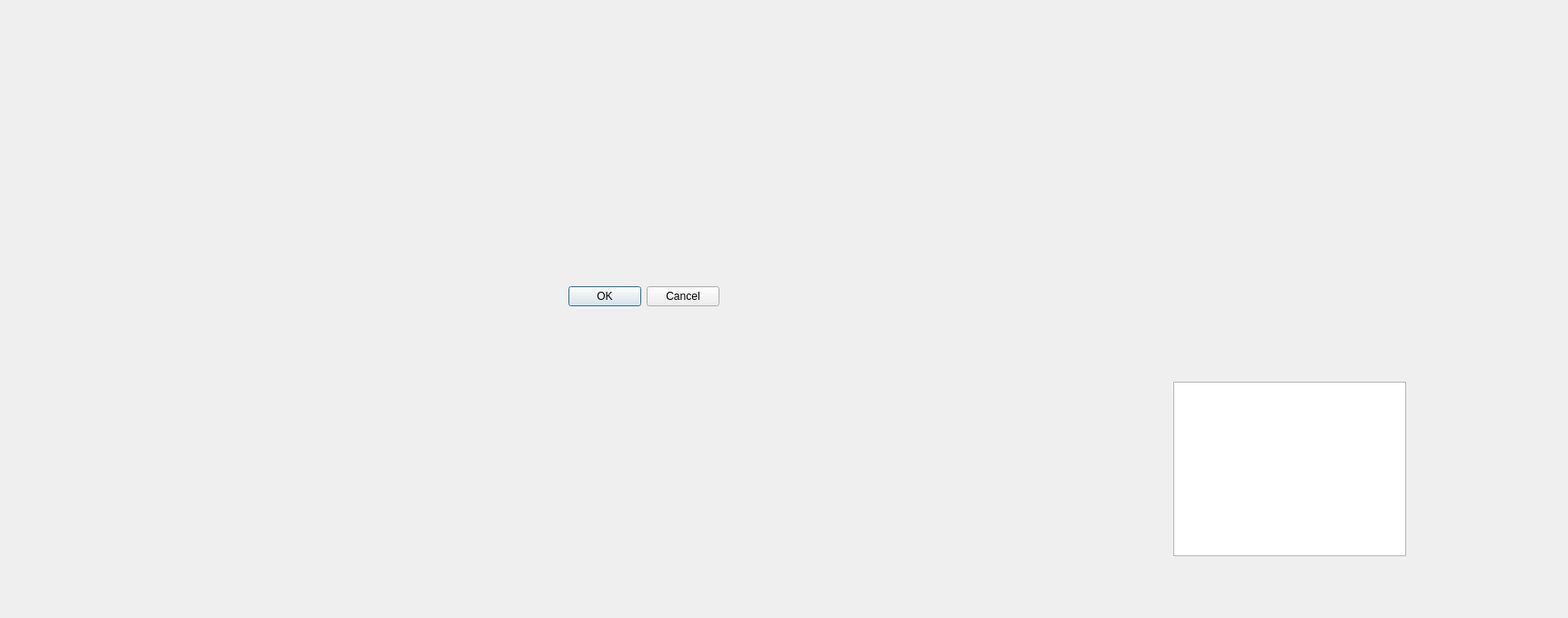
<?xml version="1.0" encoding="UTF-8"?>
<ui version="4.0">
 <class>Dialog</class>
 <widget class="QDialog" name="Dialog">
  <property name="geometry">
   <rect>
    <x>0</x>
    <y>0</y>
    <width>1724</width>
    <height>680</height>
   </rect>
  </property>
  <property name="windowTitle">
   <string>Dialog</string>
  </property>
  <widget class="QDialogButtonBox" name="buttonBox">
   <property name="geometry">
    <rect>
     <x>450</x>
     <y>310</y>
     <width>341</width>
     <height>32</height>
    </rect>
   </property>
   <property name="orientation">
    <enum>Qt::Horizontal</enum>
   </property>
   <property name="standardButtons">
    <set>QDialogButtonBox::Cancel|QDialogButtonBox::Ok</set>
   </property>
  </widget>
  <widget class="QTableWidget" name="tableWidget">
   <property name="geometry">
    <rect>
     <x>1290</x>
     <y>420</y>
     <width>256</width>
     <height>192</height>
    </rect>
   </property>
  </widget>
 </widget>
 <resources/>
 <connections>
  <connection>
   <sender>buttonBox</sender>
   <signal>accepted()</signal>
   <receiver>Dialog</receiver>
   <slot>accept()</slot>
   <hints>
    <hint type="sourcelabel">
     <x>248</x>
     <y>254</y>
    </hint>
    <hint type="destinationlabel">
     <x>157</x>
     <y>274</y>
    </hint>
   </hints>
  </connection>
  <connection>
   <sender>buttonBox</sender>
   <signal>rejected()</signal>
   <receiver>Dialog</receiver>
   <slot>reject()</slot>
   <hints>
    <hint type="sourcelabel">
     <x>316</x>
     <y>260</y>
    </hint>
    <hint type="destinationlabel">
     <x>286</x>
     <y>274</y>
    </hint>
   </hints>
  </connection>
 </connections>
</ui>
